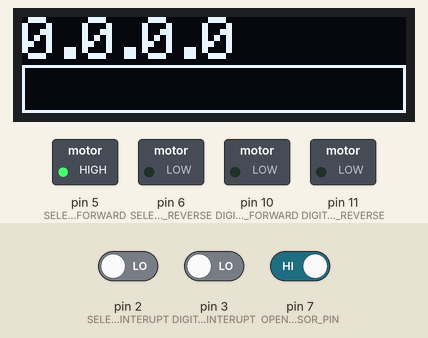
This sketch was run on a simulated Arduino Uno, built with avr-gcc and run on an emulated ATmega328P. Shown: 128×32 one-colour display, switched loads named in the sketch (green lamp = pin HIGH). The test bench sets the inputs (shaded band); at power-on: pin 7 (OPENING_SENSOR_PIN) HIGH, pin 2 (SELECTOR_MOTOR_SENSOR_PIN_INTERUPT) LOW, pin 3 (DIGIT_MOTOR_SENSOR_PIN_INTERUPT) LOW.

Above: at 1.2 s.
1.3 s: pin 7 (OPENING_SENSOR_PIN) driven LOW
At 2.7 s:
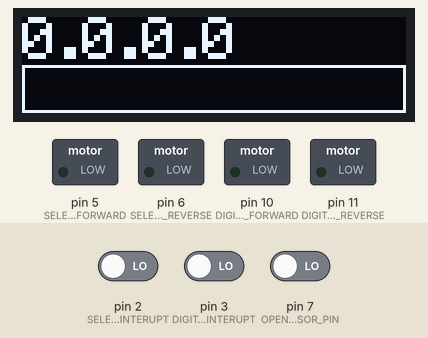
Timing chart, 0 to 4.3 s (numbered marks = the images above; inputs shaded):
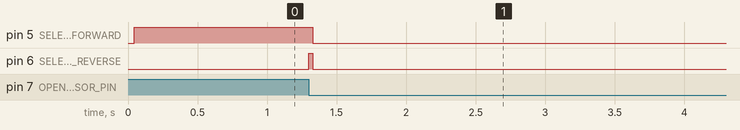

The sketch:

coffrefort.ino
```cpp
#include <Adafruit_SSD1306.h>

// ----- BEGIN ----- display specific section
#define SCREEN_WIDTH 128     // OLED display width, in pixels
#define SCREEN_HEIGHT 32     // OLED display height, in pixels
#define OLED_RESET -1        // Reset pin # (or -1 if sharing Arduino reset pin)
#define SCREEN_ADDRESS 0x3C  ///< See datasheet for Address; 0x3D for 128x64, 0x3C for 128x32
Adafruit_SSD1306 display(SCREEN_WIDTH, SCREEN_HEIGHT, &Wire, OLED_RESET);
// ----- END ----- display specific section

#define SAFETY_MAX_POSITIONING_DURATION_SECONDS 10
#define PAUSE_BETWEEN_POSITIONS_MS 50
// put your setup code here, to run once:
#define MIN_DIGIT_VALUE 0
#define MAX_DIGIT_VALUE 9

#define STEPS_PER_SELECTOR_POSITION 100
#define STEPS_PER_DIGIT_POSITION 100

#define NB_DIGITS 4
const int max_combinations = pow((MAX_DIGIT_VALUE - MIN_DIGIT_VALUE), NB_DIGITS + 1);
int current_combination = 1;

#define OPENING_SENSOR_PIN 7

int digits[NB_DIGITS] = { 0, 0, 0, 0 };

int selectedDigit = 0;

#define SELECTOR_MOTOR_SENSOR_PIN_INTERUPT 2
#define SELECTOR_MOTOR_SENSOR_PIN_FORWARD 8
#define SELECTOR_MOTOR_PIN_FORWARD 5
#define SELECTOR_MOTOR_PIN_REVERSE 6
int selectorMotorTargetSteps = 0;
volatile int selectorMotorActualSteps = 0;

#define DIGIT_MOTOR_SENSOR_PIN_INTERUPT 3
#define DIGIT_MOTOR_SENSOR_PIN_FORWARD 9
#define DIGIT_MOTOR_PIN_FORWARD 10
#define DIGIT_MOTOR_PIN_REVERSE 11
int digitMotorTargetSteps = 0;
volatile int digitMotorActualSteps = 0;

void setup() {
  // initialize serial communication at 9600 bits per second:
  // Serial.begin(115200);

  pinMode(OPENING_SENSOR_PIN, INPUT_PULLUP);

  pinMode(SELECTOR_MOTOR_SENSOR_PIN_INTERUPT, INPUT);
  pinMode(SELECTOR_MOTOR_SENSOR_PIN_FORWARD, INPUT);
  pinMode(SELECTOR_MOTOR_PIN_FORWARD, OUTPUT);
  pinMode(SELECTOR_MOTOR_PIN_REVERSE, OUTPUT);
  attachInterrupt(digitalPinToInterrupt(SELECTOR_MOTOR_SENSOR_PIN_INTERUPT), updateSelectorMotorSteps, RISING);

  pinMode(DIGIT_MOTOR_SENSOR_PIN_INTERUPT, INPUT);
  pinMode(DIGIT_MOTOR_SENSOR_PIN_FORWARD, INPUT);
  pinMode(DIGIT_MOTOR_PIN_FORWARD, OUTPUT);
  pinMode(DIGIT_MOTOR_PIN_REVERSE, OUTPUT);
  attachInterrupt(digitalPinToInterrupt(DIGIT_MOTOR_SENSOR_PIN_INTERUPT), updateDigitMotorSteps, RISING);

  display.begin(SSD1306_SWITCHCAPVCC, SCREEN_ADDRESS);
  display.clearDisplay();
}

/**
 * @returns -1 si négatif, +1 si positif, 0 sinon
 *
 */
int getSign(int number) {
  return int(number > 0) - (number < 0);
}

void changeDigitTo(int digitToMove, int numberToReach) {
  selectDigit(digitToMove);

  int positionDelta = numberToReach - digits[digitToMove];

  //on se base par rapport à la dernière position désirée pour ne pas cumuler les erreurs
  digitMotorTargetSteps = digitMotorTargetSteps + positionDelta * STEPS_PER_SELECTOR_POSITION;
  motorGotoPosition(DIGIT_MOTOR_PIN_FORWARD, DIGIT_MOTOR_PIN_REVERSE, digitMotorActualSteps, digitMotorTargetSteps);
  digits[digitToMove] = numberToReach;
}

void selectDigit(int digitToSelect) {
  int positionDelta = digitToSelect - selectedDigit;

  if (positionDelta == 0) { return; }
  //on se base par rapport à la dernière position désirée pour ne pas cumuler les erreurs
  selectorMotorTargetSteps = selectorMotorTargetSteps + positionDelta * STEPS_PER_SELECTOR_POSITION;
  motorGotoPosition(SELECTOR_MOTOR_PIN_FORWARD, SELECTOR_MOTOR_PIN_REVERSE, selectorMotorActualSteps, selectorMotorTargetSteps);
  selectedDigit = digitToSelect;
}

bool isOpened() {
  return digitalRead(OPENING_SENSOR_PIN) == LOW;
}

void motorGotoPosition(int motorForwardPin, int motorReversePin, volatile int& actualSteps, int targetSteps) {
  int direction = getSign(targetSteps - actualSteps);

  //si aucun mouvement nécéssaire, on ne bouge pas
  if (direction == 0) { return; }

  turnMotor(motorForwardPin, motorReversePin, direction);
  while (actualSteps * direction <= targetSteps * direction) {
    if (isOpened()) {
      brakeMotor(motorForwardPin, motorReversePin);
      return;
      }
    // Serial.print("GotoPosition : ");
    // Serial.print(actualSteps * direction);
    // Serial.print(" < ");
    // Serial.println(targetSteps * direction);
  }
  brakeMotor(motorForwardPin, motorReversePin);
  delay(PAUSE_BETWEEN_POSITIONS_MS);
}

void turnMotor(uint8_t motorForwardPin, uint8_t motorReversePin, int direction) {
  if (direction > 0) {
    digitalWrite(motorForwardPin, HIGH);
    digitalWrite(motorReversePin, LOW);
  } else {
    digitalWrite(motorForwardPin, LOW);
    digitalWrite(motorReversePin, HIGH);
  }
}

void brakeMotor(uint8_t motorForwardPin, uint8_t motorReversePin) {
  digitalWrite(motorForwardPin, HIGH);
  digitalWrite(motorReversePin, HIGH);
}

void switchOffMotor(uint8_t motorForwardPin, uint8_t motorReversePin) {
  digitalWrite(motorForwardPin, LOW);
  digitalWrite(motorReversePin, LOW);
}

void printSerialCurrentDigits(int* digits, int nbDigits) {
  Serial.print("|");
  for (int currentDigitIndex = 0; currentDigitIndex < nbDigits; currentDigitIndex++) {
    Serial.print(digits[currentDigitIndex]);
    Serial.print("|");
  }
  Serial.println(" ");
}

void displayCurrenDigits(int* digits, int nbDigits) {
  display.clearDisplay();
  display.setTextSize(2);  // Draw 2X-scale text
  display.setTextColor(SSD1306_WHITE);
  display.setCursor(0, 0);

  for (int currentDigitIndex = 0; currentDigitIndex < nbDigits; currentDigitIndex++) {
    display.print(digits[currentDigitIndex]);
    if (currentDigitIndex < nbDigits - 1) {
      display.setCursor(display.getCursorX() - 2, 0);
      display.print(".");
      display.setCursor(display.getCursorX() - 2, 0);
    }
  }

  float progress = (float)current_combination / (float)max_combinations;
  // Serial.println(progress);
  // Serial.println(current_combination);
  // Serial.println(max_combinations);
  display.drawRect(0, display.height() / 2, display.width(), display.height() / 2, SSD1306_WHITE);
  display.fillRect(0, display.height() / 2, ((float)display.width()) * progress, display.height() / 2, SSD1306_WHITE);
  // current_combination

  display.display();
}

void testPositions(int digitIndex, int* digitPositionsArray, int nbDigits) {
  int digitTarget = MIN_DIGIT_VALUE;
  while (digitTarget <= MAX_DIGIT_VALUE) {
    if (isOpened()) { return; }
    changeDigitTo(digitIndex, digitTarget);
    if (digitIndex < nbDigits - 1) {
      testPositions(digitIndex + 1, digitPositionsArray, nbDigits);
    }
    current_combination++;
    displayCurrenDigits(digitPositionsArray, nbDigits);
    // printSerialCurrentDigits(digitPositionsArray, nbDigits);
    digitTarget = digitPositionsArray[digitIndex] + 1;
  }
  return;
}

void updateSelectorMotorSteps() {
  if (digitalRead(SELECTOR_MOTOR_SENSOR_PIN_FORWARD) > 0) {
    selectorMotorActualSteps++;
  } else {
    selectorMotorActualSteps--;
  }
}

void updateDigitMotorSteps() {
  if (digitalRead(DIGIT_MOTOR_SENSOR_PIN_FORWARD) > 0) {
    digitMotorActualSteps++;
  } else {
    digitMotorActualSteps--;
  }
}


void loop() {
  // Serial.println("---DEBUT---");
  displayCurrenDigits(digits, NB_DIGITS);
  // ---test methode turnMotor
  // turnMotor(SELECTOR_MOTOR_PIN_FORWARD, SELECTOR_MOTOR_PIN_REVERSE, 1);
  // Serial.println(selectorMotorActualSteps);
  // delay(500);
  // Serial.println(selectorMotorActualSteps);

  // turnMotor(DIGIT_MOTOR_PIN_FORWARD, DIGIT_MOTOR_PIN_REVERSE, -1);
  // Serial.println(digitMotorActualSteps);
  // delay(500);
  // Serial.println(digitMotorActualSteps);

  // ---test methode goto
  // Serial.println(selectorMotorActualSteps);
  // motorGotoPosition(SELECTOR_MOTOR_PIN_FORWARD, SELECTOR_MOTOR_PIN_REVERSE, selectorMotorActualSteps, 5000);
  // Serial.println(selectorMotorActualSteps);
  // delay(500);
  // Serial.println(selectorMotorActualSteps);

  // ---test methode selectDigit
  // Serial.println(selectedDigit);
  // selectDigit(0);
  // Serial.println(selectedDigit);
  // delay(200);
  // selectDigit(1);
  // Serial.println(selectedDigit);
  // delay(200);
  // selectDigit(2);
  // Serial.println(selectedDigit);
  // delay(200);
  // selectDigit(3);
  // Serial.println(selectedDigit);
  // delay(200);
  // selectDigit(0);
  // Serial.println(selectedDigit);
  // delay(200);

  // ---test methode changeDigitTo
  // displayCurrentDigits(digits, NB_DIGITS);
  // changeDigitTo(0, 5);
  // displayCurrentDigits(digits, NB_DIGITS);
  // changeDigitTo(0, 0);
  // displayCurrentDigits(digits, NB_DIGITS);
  // changeDigitTo(3, 9);
  // displayCurrentDigits(digits, NB_DIGITS);
  // changeDigitTo(3, 0);
  // displayCurrentDigits(digits, NB_DIGITS);


  testPositions(0, digits, NB_DIGITS);

  // Serial.println("---FIN---");
  switchOffMotor(SELECTOR_MOTOR_PIN_FORWARD, SELECTOR_MOTOR_PIN_REVERSE);
  switchOffMotor(DIGIT_MOTOR_PIN_FORWARD, DIGIT_MOTOR_PIN_REVERSE);
  while (true) {
  }
}
```

Measured:
- after the input at 1.3 s, pin 5 (SELECTOR_MOTOR_PIN_FORWARD): HIGH → LOW at once; pin 6 (SELECTOR_MOTOR_PIN_REVERSE): LOW → HIGH at once, → LOW 0.03 s later
